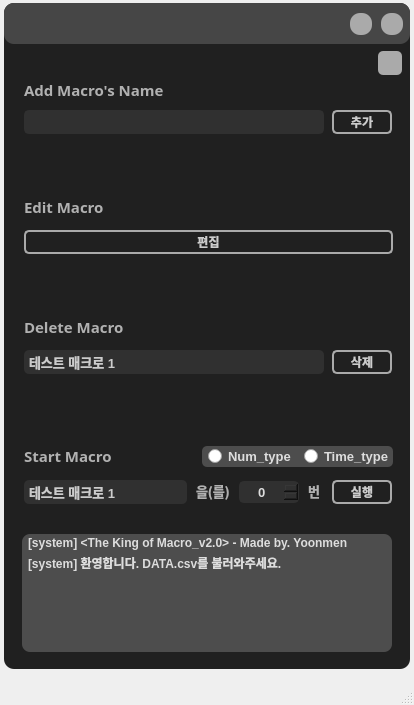
<?xml version="1.0" encoding="UTF-8"?>
<ui version="4.0">
 <class>MainWindow</class>
 <widget class="QMainWindow" name="MainWindow">
  <property name="geometry">
   <rect>
    <x>0</x>
    <y>0</y>
    <width>414</width>
    <height>705</height>
   </rect>
  </property>
  <property name="windowTitle">
   <string>MainWindow</string>
  </property>
  <widget class="QWidget" name="centralwidget">
   <widget class="QFrame" name="body_frm">
    <property name="geometry">
     <rect>
      <x>4</x>
      <y>3</y>
      <width>406</width>
      <height>666</height>
     </rect>
    </property>
    <property name="styleSheet">
     <string notr="true">QFrame{
background-color: #202020;
border-radius: 10px;
}</string>
    </property>
    <property name="frameShape">
     <enum>QFrame::StyledPanel</enum>
    </property>
    <property name="frameShadow">
     <enum>QFrame::Raised</enum>
    </property>
    <widget class="QFrame" name="title_frm">
     <property name="geometry">
      <rect>
       <x>0</x>
       <y>0</y>
       <width>406</width>
       <height>41</height>
      </rect>
     </property>
     <property name="styleSheet">
      <string notr="true">QFrame{
background-color: #464646;
border-radius: 10px;
}</string>
     </property>
     <property name="frameShape">
      <enum>QFrame::StyledPanel</enum>
     </property>
     <property name="frameShadow">
      <enum>QFrame::Raised</enum>
     </property>
     <widget class="QPushButton" name="exit_bt">
      <property name="geometry">
       <rect>
        <x>377</x>
        <y>10</y>
        <width>22</width>
        <height>22</height>
       </rect>
      </property>
      <property name="minimumSize">
       <size>
        <width>16</width>
        <height>16</height>
       </size>
      </property>
      <property name="maximumSize">
       <size>
        <width>30</width>
        <height>30</height>
       </size>
      </property>
      <property name="focusPolicy">
       <enum>Qt::NoFocus</enum>
      </property>
      <property name="styleSheet">
       <string notr="true">QPushButton{
	background-color: #aaaaaa;
	border-radius: 10px
}
QPushButton:hover{
	background-color: #666666;
}</string>
      </property>
      <property name="text">
       <string/>
      </property>
      <property name="icon">
       <iconset resource="img/img.qrc">
        <normaloff>:/img/exit.png</normaloff>:/img/exit.png</iconset>
      </property>
      <property name="iconSize">
       <size>
        <width>22</width>
        <height>11</height>
       </size>
      </property>
      <property name="autoRepeatDelay">
       <number>300</number>
      </property>
     </widget>
     <widget class="QLabel" name="title_lb">
      <property name="geometry">
       <rect>
        <x>117</x>
        <y>13</y>
        <width>171</width>
        <height>21</height>
       </rect>
      </property>
      <property name="text">
       <string/>
      </property>
      <property name="pixmap">
       <pixmap resource="img/img.qrc">:/img/Logo.png</pixmap>
      </property>
      <property name="scaledContents">
       <bool>true</bool>
      </property>
     </widget>
     <widget class="QPushButton" name="keep_bt">
      <property name="geometry">
       <rect>
        <x>346</x>
        <y>10</y>
        <width>22</width>
        <height>22</height>
       </rect>
      </property>
      <property name="minimumSize">
       <size>
        <width>16</width>
        <height>16</height>
       </size>
      </property>
      <property name="maximumSize">
       <size>
        <width>23</width>
        <height>23</height>
       </size>
      </property>
      <property name="focusPolicy">
       <enum>Qt::NoFocus</enum>
      </property>
      <property name="styleSheet">
       <string notr="true">QPushButton{
	border: none;
	background-color: #aaaaaa;
	border-radius: 10px
}
QPushButton:hover{
	background-color: #666666;
}</string>
      </property>
      <property name="text">
       <string/>
      </property>
      <property name="icon">
       <iconset resource="img/img.qrc">
        <normaloff>:/img/keep.png</normaloff>:/img/keep.png</iconset>
      </property>
      <property name="iconSize">
       <size>
        <width>12</width>
        <height>12</height>
       </size>
      </property>
     </widget>
    </widget>
    <widget class="QLabel" name="line_1">
     <property name="enabled">
      <bool>true</bool>
     </property>
     <property name="geometry">
      <rect>
       <x>65</x>
       <y>160</y>
       <width>271</width>
       <height>16</height>
      </rect>
     </property>
     <property name="text">
      <string/>
     </property>
     <property name="pixmap">
      <pixmap resource="img/img.qrc">:/img/Line.png</pixmap>
     </property>
     <property name="scaledContents">
      <bool>true</bool>
     </property>
     <property name="alignment">
      <set>Qt::AlignCenter</set>
     </property>
     <property name="wordWrap">
      <bool>false</bool>
     </property>
     <property name="openExternalLinks">
      <bool>false</bool>
     </property>
    </widget>
    <widget class="QLabel" name="addName_lb_title">
     <property name="geometry">
      <rect>
       <x>20</x>
       <y>76</y>
       <width>141</width>
       <height>21</height>
      </rect>
     </property>
     <property name="font">
      <font>
       <family>나눔고딕</family>
       <pointsize>11</pointsize>
       <weight>75</weight>
       <bold>true</bold>
      </font>
     </property>
     <property name="styleSheet">
      <string notr="true">QLabel{
	color: #b1b1b1;
	font-family: 나눔고딕;
	font-weight : bold;
	font-size: 11pt;
}</string>
     </property>
     <property name="text">
      <string>Add Macro's Name</string>
     </property>
    </widget>
    <widget class="QPushButton" name="setting_bt">
     <property name="geometry">
      <rect>
       <x>374</x>
       <y>48</y>
       <width>24</width>
       <height>24</height>
      </rect>
     </property>
     <property name="sizePolicy">
      <sizepolicy hsizetype="Minimum" vsizetype="Minimum">
       <horstretch>0</horstretch>
       <verstretch>0</verstretch>
      </sizepolicy>
     </property>
     <property name="minimumSize">
      <size>
       <width>16</width>
       <height>16</height>
      </size>
     </property>
     <property name="maximumSize">
      <size>
       <width>30</width>
       <height>30</height>
      </size>
     </property>
     <property name="focusPolicy">
      <enum>Qt::NoFocus</enum>
     </property>
     <property name="styleSheet">
      <string notr="true">QPushButton{
	border: none;
	background-color: #aaaaaa;
	border-radius: 5px
}
QPushButton:hover{
	background-color: #666666;
}</string>
     </property>
     <property name="text">
      <string/>
     </property>
     <property name="icon">
      <iconset resource="img/img.qrc">
       <normaloff>:/img/setting.png</normaloff>:/img/setting.png</iconset>
     </property>
     <property name="iconSize">
      <size>
       <width>30</width>
       <height>30</height>
      </size>
     </property>
    </widget>
    <widget class="QLineEdit" name="addName_le">
     <property name="geometry">
      <rect>
       <x>20</x>
       <y>107</y>
       <width>300</width>
       <height>24</height>
      </rect>
     </property>
     <property name="layoutDirection">
      <enum>Qt::LeftToRight</enum>
     </property>
     <property name="styleSheet">
      <string notr="true">QLineEdit{
	color : #dddddd;
	background-color : #303030;
	border : 2px solid #303030;
	border-radius : 5px;
	selection-color : #000000;
	selection-background-color : #ffffff;
	font-family : 나눔고딕;
	font-weight : bold;
	font-size : 10pt;
}

QLineEdit::focus{
	border-color : #aaaaaa;
}</string>
     </property>
     <property name="text">
      <string/>
     </property>
     <property name="alignment">
      <set>Qt::AlignLeading|Qt::AlignLeft|Qt::AlignVCenter</set>
     </property>
     <property name="clearButtonEnabled">
      <bool>false</bool>
     </property>
    </widget>
    <widget class="QPushButton" name="addName_bt">
     <property name="geometry">
      <rect>
       <x>328</x>
       <y>107</y>
       <width>60</width>
       <height>24</height>
      </rect>
     </property>
     <property name="styleSheet">
      <string notr="true">QPushButton{
	border : 2px solid #aaaaaa;
	border-radius : 5px;
	font-family : 나눔고딕;
	font-weight : bold;
	color : #cccccc;
}

QPushButton:hover{
	border : 2px solid #aaaaaa;
	color : #222222;
	background-color : #aaaaaa;
}</string>
     </property>
     <property name="text">
      <string>추가</string>
     </property>
    </widget>
    <widget class="QPushButton" name="edit_bt">
     <property name="geometry">
      <rect>
       <x>20</x>
       <y>227</y>
       <width>369</width>
       <height>24</height>
      </rect>
     </property>
     <property name="styleSheet">
      <string notr="true">QPushButton{
	border : 2px solid #aaaaaa;
	border-radius : 5px;
	font-family : 나눔고딕;
	font-weight : bold;
	color : #cccccc;
}

QPushButton:hover{
	border : 2px solid #aaaaaa;
	color : #222222;
	background-color : #aaaaaa;
}</string>
     </property>
     <property name="text">
      <string>편집</string>
     </property>
    </widget>
    <widget class="QLabel" name="edit_lb_title">
     <property name="geometry">
      <rect>
       <x>20</x>
       <y>193</y>
       <width>81</width>
       <height>21</height>
      </rect>
     </property>
     <property name="font">
      <font>
       <family>나눔고딕</family>
       <pointsize>11</pointsize>
       <weight>75</weight>
       <bold>true</bold>
      </font>
     </property>
     <property name="styleSheet">
      <string notr="true">QLabel{
	color: #b1b1b1;
	font-family: 나눔고딕;
	font-weight: bold;
	font-size: 11pt;
}</string>
     </property>
     <property name="text">
      <string>Edit Macro</string>
     </property>
    </widget>
    <widget class="QLabel" name="line_2">
     <property name="enabled">
      <bool>true</bool>
     </property>
     <property name="geometry">
      <rect>
       <x>65</x>
       <y>280</y>
       <width>271</width>
       <height>16</height>
      </rect>
     </property>
     <property name="text">
      <string/>
     </property>
     <property name="pixmap">
      <pixmap resource="img/img.qrc">:/img/Line.png</pixmap>
     </property>
     <property name="scaledContents">
      <bool>true</bool>
     </property>
     <property name="alignment">
      <set>Qt::AlignCenter</set>
     </property>
     <property name="wordWrap">
      <bool>false</bool>
     </property>
     <property name="openExternalLinks">
      <bool>false</bool>
     </property>
    </widget>
    <widget class="QPushButton" name="delete_bt">
     <property name="geometry">
      <rect>
       <x>328</x>
       <y>347</y>
       <width>60</width>
       <height>24</height>
      </rect>
     </property>
     <property name="styleSheet">
      <string notr="true">QPushButton{
	border : 2px solid #aaaaaa;
	border-radius : 5px;
	font-family : 나눔고딕;
	font-weight : bold;
	color : #cccccc;
}

QPushButton:hover{
	border : 2px solid #aaaaaa;
	color : #222222;
	background-color : #aaaaaa;
}</string>
     </property>
     <property name="text">
      <string>삭제</string>
     </property>
    </widget>
    <widget class="QLabel" name="delete_lb_title">
     <property name="geometry">
      <rect>
       <x>20</x>
       <y>313</y>
       <width>101</width>
       <height>21</height>
      </rect>
     </property>
     <property name="font">
      <font>
       <family>나눔고딕</family>
       <pointsize>11</pointsize>
       <weight>75</weight>
       <bold>true</bold>
      </font>
     </property>
     <property name="styleSheet">
      <string notr="true">QLabel{
	color: #b1b1b1;
	font-family: 나눔고딕;
	font-weight: bold;
	font-size: 11pt;
}</string>
     </property>
     <property name="text">
      <string>Delete Macro</string>
     </property>
    </widget>
    <widget class="QLabel" name="line_3">
     <property name="enabled">
      <bool>true</bool>
     </property>
     <property name="geometry">
      <rect>
       <x>62</x>
       <y>407</y>
       <width>271</width>
       <height>16</height>
      </rect>
     </property>
     <property name="text">
      <string/>
     </property>
     <property name="pixmap">
      <pixmap resource="img/img.qrc">:/img/Line.png</pixmap>
     </property>
     <property name="scaledContents">
      <bool>true</bool>
     </property>
     <property name="alignment">
      <set>Qt::AlignCenter</set>
     </property>
     <property name="wordWrap">
      <bool>false</bool>
     </property>
     <property name="openExternalLinks">
      <bool>false</bool>
     </property>
    </widget>
    <widget class="QComboBox" name="delete_cb">
     <property name="geometry">
      <rect>
       <x>20</x>
       <y>347</y>
       <width>300</width>
       <height>24</height>
      </rect>
     </property>
     <property name="sizePolicy">
      <sizepolicy hsizetype="Preferred" vsizetype="Fixed">
       <horstretch>0</horstretch>
       <verstretch>0</verstretch>
      </sizepolicy>
     </property>
     <property name="styleSheet">
      <string notr="true">QComboBox{
	border-radius : 5px;
	font-family : 나눔고딕;
	font-weight : bold;
	font-size : 10pt;
	color : #cccccc;
	background-color : #303030;
}

QComboBox QAbstractItemView {
	border : 2px solid #aaaaaa;
	border-radius : 0px;
	background-color : #303030;
	color : #cccccc;
	selection-background-color : #ffffff;
	selection-color : #000000;
}

QComboBox::down-arrow{
	image : url(:/img/down.png);
	width : 18px;
	Height : 18px;
}

QComboBox::drop-down{
	border-color : #b1b1b1;
	padding-right :10px;
}</string>
     </property>
     <property name="editable">
      <bool>false</bool>
     </property>
     <property name="minimumContentsLength">
      <number>0</number>
     </property>
     <property name="iconSize">
      <size>
       <width>16</width>
       <height>16</height>
      </size>
     </property>
     <property name="duplicatesEnabled">
      <bool>false</bool>
     </property>
     <property name="frame">
      <bool>true</bool>
     </property>
     <item>
      <property name="text">
       <string>테스트 매크로 1</string>
      </property>
     </item>
     <item>
      <property name="text">
       <string>테스트 매크로 2</string>
      </property>
     </item>
     <item>
      <property name="text">
       <string>테스트 매크로 3</string>
      </property>
     </item>
    </widget>
    <widget class="QPushButton" name="start_bt">
     <property name="geometry">
      <rect>
       <x>328</x>
       <y>477</y>
       <width>60</width>
       <height>24</height>
      </rect>
     </property>
     <property name="styleSheet">
      <string notr="true">QPushButton{
	border : 2px solid #aaaaaa;
	border-radius : 5px;
	font-family : 나눔고딕;
	font-weight : bold;
	color : #cccccc;
}

QPushButton:hover{
	border : 2px solid #aaaaaa;
	color : #222222;
	background-color : #aaaaaa;
}</string>
     </property>
     <property name="text">
      <string>실행</string>
     </property>
    </widget>
    <widget class="QComboBox" name="start_cb">
     <property name="geometry">
      <rect>
       <x>20</x>
       <y>477</y>
       <width>163</width>
       <height>24</height>
      </rect>
     </property>
     <property name="styleSheet">
      <string notr="true">QComboBox{
	border-radius : 5px;
	font-family : 나눔고딕;
	font-weight : bold;
	font-size : 10pt;
	color : #cccccc;
	background-color : #303030;
}

QComboBox QAbstractItemView {
	border : 2px solid #aaaaaa;
	border-radius : 0px;
	background-color : #303030;
	color : #cccccc;
	selection-background-color : #ffffff;
	selection-color : #000000;
}

QComboBox::down-arrow{
	image : url(:/img/down.png);
	width : 18px;
	Height : 18px;
}

QComboBox::drop-down{
	border-color : #b1b1b1;
	padding-right : 10px;
}</string>
     </property>
     <item>
      <property name="text">
       <string>테스트 매크로 1</string>
      </property>
     </item>
     <item>
      <property name="text">
       <string>테스트 매크로 2</string>
      </property>
     </item>
     <item>
      <property name="text">
       <string>테스트 매크로 3</string>
      </property>
     </item>
    </widget>
    <widget class="QLabel" name="start_lb_title">
     <property name="geometry">
      <rect>
       <x>20</x>
       <y>442</y>
       <width>101</width>
       <height>21</height>
      </rect>
     </property>
     <property name="font">
      <font>
       <family>나눔고딕</family>
       <pointsize>11</pointsize>
       <weight>75</weight>
       <bold>true</bold>
      </font>
     </property>
     <property name="styleSheet">
      <string notr="true">QLabel{
	color: #b1b1b1;
	font-family: 나눔고딕;
	font-weight: bold;
	font-size: 11pt;
}</string>
     </property>
     <property name="text">
      <string>Start Macro</string>
     </property>
    </widget>
    <widget class="QLabel" name="start_lb_1">
     <property name="geometry">
      <rect>
       <x>192</x>
       <y>477</y>
       <width>41</width>
       <height>21</height>
      </rect>
     </property>
     <property name="font">
      <font>
       <family>나눔고딕</family>
       <pointsize>10</pointsize>
       <weight>75</weight>
       <bold>true</bold>
      </font>
     </property>
     <property name="styleSheet">
      <string notr="true">QLabel{
	color: #b1b1b1;
	font-family: 나눔고딕;
	font-weight: bold;
	font-size: 10pt;
}</string>
     </property>
     <property name="text">
      <string>을(를)</string>
     </property>
    </widget>
    <widget class="QSpinBox" name="start_sb_1">
     <property name="geometry">
      <rect>
       <x>235</x>
       <y>478</y>
       <width>60</width>
       <height>22</height>
      </rect>
     </property>
     <property name="styleSheet">
      <string notr="true">QSpinBox{
	color : #dddddd;
	background-color : #303030;
	border : 2px solid #303030;
	border-radius : 5px;
	selection-color : #000000;
	selection-background-color : #ffffff;
	font-family : 나눔고딕;
	font-weight : bold;
	font-size : 10pt;
}

QSpinBox::focus{
	border-color : #aaaaaa;
}</string>
     </property>
     <property name="alignment">
      <set>Qt::AlignCenter</set>
     </property>
     <property name="maximum">
      <number>999999999</number>
     </property>
    </widget>
    <widget class="QLabel" name="start_lb_2">
     <property name="geometry">
      <rect>
       <x>304</x>
       <y>477</y>
       <width>16</width>
       <height>21</height>
      </rect>
     </property>
     <property name="font">
      <font>
       <family>나눔고딕</family>
       <pointsize>10</pointsize>
       <weight>75</weight>
       <bold>true</bold>
      </font>
     </property>
     <property name="styleSheet">
      <string notr="true">QLabel{
	color: #b1b1b1;
	font-family: 나눔고딕;
	font-weight: bold;
	font-size: 10pt;
}</string>
     </property>
     <property name="text">
      <string>번</string>
     </property>
    </widget>
    <widget class="QFrame" name="start_frm">
     <property name="geometry">
      <rect>
       <x>198</x>
       <y>443</y>
       <width>191</width>
       <height>21</height>
      </rect>
     </property>
     <property name="styleSheet">
      <string notr="true">QFrame{
background-color: #4d4d4d;
border-radius: 5px;
}</string>
     </property>
     <property name="frameShape">
      <enum>QFrame::StyledPanel</enum>
     </property>
     <property name="frameShadow">
      <enum>QFrame::Raised</enum>
     </property>
     <widget class="QRadioButton" name="start_rb_num">
      <property name="geometry">
       <rect>
        <x>6</x>
        <y>0</y>
        <width>91</width>
        <height>21</height>
       </rect>
      </property>
      <property name="styleSheet">
       <string notr="true">QRadioButton{
	color : #dddddd;
	font-family : 나눔고딕;
	font-weight : bold;
	font-size : 10pt;
}</string>
      </property>
      <property name="text">
       <string>Num_type</string>
      </property>
     </widget>
     <widget class="QRadioButton" name="start_rb_time">
      <property name="geometry">
       <rect>
        <x>102</x>
        <y>0</y>
        <width>91</width>
        <height>21</height>
       </rect>
      </property>
      <property name="styleSheet">
       <string notr="true">QRadioButton{
	color : #dddddd;
	font-family : 나눔고딕;
	font-weight : bold;
	font-size : 10pt;
}</string>
      </property>
      <property name="text">
       <string>Time_type</string>
      </property>
     </widget>
    </widget>
   </widget>
   <widget class="QListWidget" name="noticeBoard">
    <property name="geometry">
     <rect>
      <x>22</x>
      <y>534</y>
      <width>370</width>
      <height>118</height>
     </rect>
    </property>
    <property name="styleSheet">
     <string notr="true">QListWidget{
	background-color : #4d4d4d;
	border-radius : 8px;
	color : #dddddd;
	font-family : 나눔고딕;
	font-weight : bold;
	font-size : 9pt;
	padding-left : 3px;
}

QListWidget::item{
	margin : 1.5px;
}

QListWidget QScrollBar{
	background : #aaaaaa;
}

QListWidget::item::selected{
	background : #2b2b2b;
	color : #dddddd;
}

QListWidget::item::hover {
	background : #434343;
}</string>
    </property>
    <property name="autoScroll">
     <bool>true</bool>
    </property>
    <property name="showDropIndicator" stdset="0">
     <bool>true</bool>
    </property>
    <property name="dragEnabled">
     <bool>false</bool>
    </property>
    <item>
     <property name="text">
      <string>[system] &lt;The King of Macro_v2.0&gt; - Made by. Yoonmen</string>
     </property>
    </item>
    <item>
     <property name="text">
      <string>[system] 환영합니다. DATA.csv를 불러와주세요.</string>
     </property>
    </item>
   </widget>
  </widget>
  <widget class="QMenuBar" name="menubar">
   <property name="geometry">
    <rect>
     <x>0</x>
     <y>0</y>
     <width>414</width>
     <height>21</height>
    </rect>
   </property>
  </widget>
  <widget class="QStatusBar" name="statusbar"/>
 </widget>
 <resources>
  <include location="img/img.qrc"/>
  <include location="../../../2022_(02) Color_Peter_Picker_Parker/v0 - START UP/reference/pyqt-colorpicker-1.3.0/colorpicker/ui/img.qrc"/>
 </resources>
 <connections/>
</ui>
